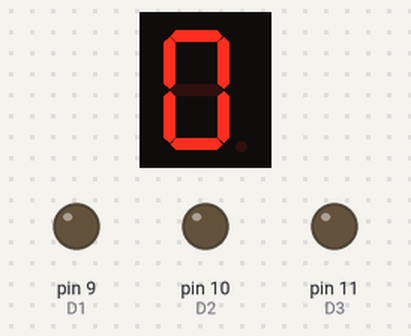
Simulated run of this sketch. Board: Arduino Uno, built with avr-gcc and run on an emulated ATmega328P. Parts: 1-digit seven-segment display, output pins drawn as LEDs (lit = HIGH). Wiring (inferred from the names in the program): 1-digit 7-segment display, segments lit when LOW: segments pin 2, pin 3, pin 4, pin 5, pin 6, pin 7, pin 8, pin 13. The segment pins are drawn as the display they are named for; pins used as bus, display or sensor lines are not drawn.

Above: at 0.1 s.
At 1.1 s:
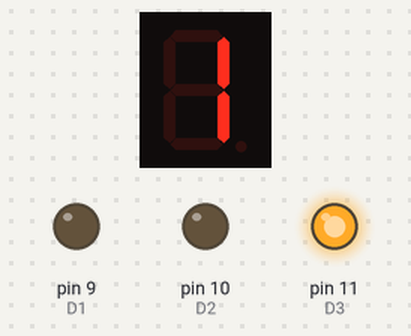
At 2.1 s:
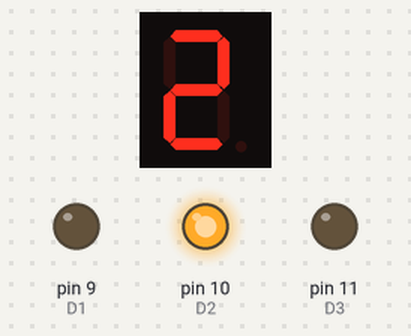
At 3.1 s:
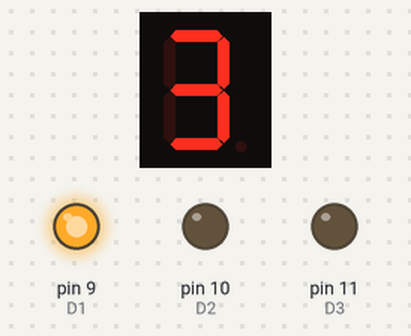
Timing chart, 0 to 130.0 s (numbered marks = the images above):
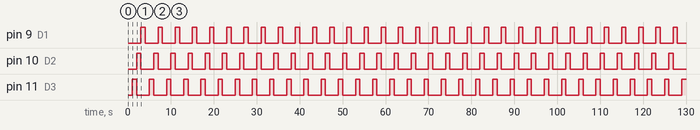

Measured:
- by itself, pin 9 (D1), pin 10 (D2), pin 11 (D3): alternates HIGH for 1.0 s and LOW for 3.0 s
- by itself, everything shown: repeats every 4.0 s, in 4 steps
- what the display in image 1 shows lasts 1.0 s, from 1.0 s to 2.0 s

The sketch:

sevenSEG1.ino
```cpp
/**** Arduino Intefaced with  4 digit Seven-Segment Display ****/
// Pin Declaration for Arduino-UNO with common cathod 7-Seg
int pinA = 2;
int pinB = 3;
int pinC = 4;
int pinD = 5;
int pinE = 6;
int pinF = 7;
int pinG = 8;
int D1 = 9;             //Digit-1 enable pin
int D2 = 10;            //Digit-2 enable pin
int D3 = 11;            //Digit-3 enable pin
int D4 = 12;            //Digit-4 enable pin
int DP = 13;            //Decimal-point(DP) enable pin

void setup()
{
// Set the above pins as Output
  pinMode(pinA,OUTPUT);
  pinMode(pinB,OUTPUT);
  pinMode(pinC,OUTPUT);
  pinMode(pinD,OUTPUT);
  pinMode(pinE,OUTPUT);
  pinMode(pinF,OUTPUT);
  pinMode(pinG,OUTPUT);
  pinMode(D1,OUTPUT);
  pinMode(D2,OUTPUT);
  pinMode(D3,OUTPUT);
  pinMode(D4,OUTPUT);
  pinMode(DP,OUTPUT);

}

void loop()
{
// For common Cathod 7-segment display
  // For zero/0
  digitalWrite(D1,LOW);
  digitalWrite(D2,LOW);
  digitalWrite(D3,LOW);
  digitalWrite(D4,HIGH);
  digitalWrite(DP, HIGH);

  digitalWrite(pinA,LOW);
  digitalWrite(pinB,LOW);
  digitalWrite(pinC,LOW);
  digitalWrite(pinD,LOW);
  digitalWrite(pinE,LOW);
  digitalWrite(pinF,LOW);
  digitalWrite(pinG,HIGH);
  delay(1000);

  //FOr ONE/1
  digitalWrite(D1,LOW);
  digitalWrite(D2,LOW);
  digitalWrite(D3,HIGH);
  digitalWrite(D4,LOW);

  digitalWrite(pinA,HIGH);
  digitalWrite(pinB,LOW);
  digitalWrite(pinC,LOW);
  digitalWrite(pinD,HIGH);
  digitalWrite(pinE,HIGH);
  digitalWrite(pinF,HIGH);
  digitalWrite(pinG,HIGH);
  delay(1000);

  //For TWO/2
  digitalWrite(D1,LOW);
  digitalWrite(D2,HIGH);
  digitalWrite(D3,LOW);
  digitalWrite(D4,LOW);

  digitalWrite(pinA,LOW);
  digitalWrite(pinB,LOW);
  digitalWrite(pinC,HIGH);
  digitalWrite(pinD,LOW);
  digitalWrite(pinE,LOW);
  digitalWrite(pinF,HIGH);
  digitalWrite(pinG,LOW);
  delay(1000);

  //For THREE/3
  digitalWrite(D1,HIGH);
  digitalWrite(D2,LOW);
  digitalWrite(D3,LOW);
  digitalWrite(D4,LOW);

  digitalWrite(pinA,LOW);
  digitalWrite(pinB,LOW);
  digitalWrite(pinC,LOW);
  digitalWrite(pinD,LOW);
  digitalWrite(pinE,HIGH);
  digitalWrite(pinF,HIGH);
  digitalWrite(pinG,LOW);
  delay(1000);
}
```
